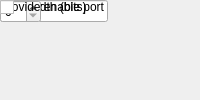
<?xml version="1.0" encoding="UTF-8"?>
<ui version="4.0">
 <class>MainWindow</class>
 <widget class="QMainWindow" name="MainWindow">
  <property name="windowTitle"><string>Inverter</string></property>
  <widget class="QWidget" name="centralwidget">
   <!-- NOTE: this is a simplified structural mirror of the generated
        <module>_ui.py, not a full round-trip Designer file. Regenerate
        both from the same spec if you need to edit layout by hand. -->
       <widget class="QLabel" name="label_name">
     <property name="text"><string>Block name</string></property>
    </widget>
       <widget class="QLineEdit" name="name"/>
       <widget class="QLabel" name="label_n_bits">
     <property name="text"><string>Data width (bits)</string></property>
    </widget>
       <widget class="QSpinBox" name="n_bits"/>
       <widget class="QLabel" name="label_latency">
     <property name="text"><string>Latency</string></property>
    </widget>
       <widget class="QSpinBox" name="latency"/>
       <widget class="QLabel" name="label_en">
     <property name="text"><string>Provide enable port</string></property>
    </widget>
       <widget class="QCheckBox" name="en"/>
  </widget>
 </widget>
 <resources/>
 <connections/>
</ui>
